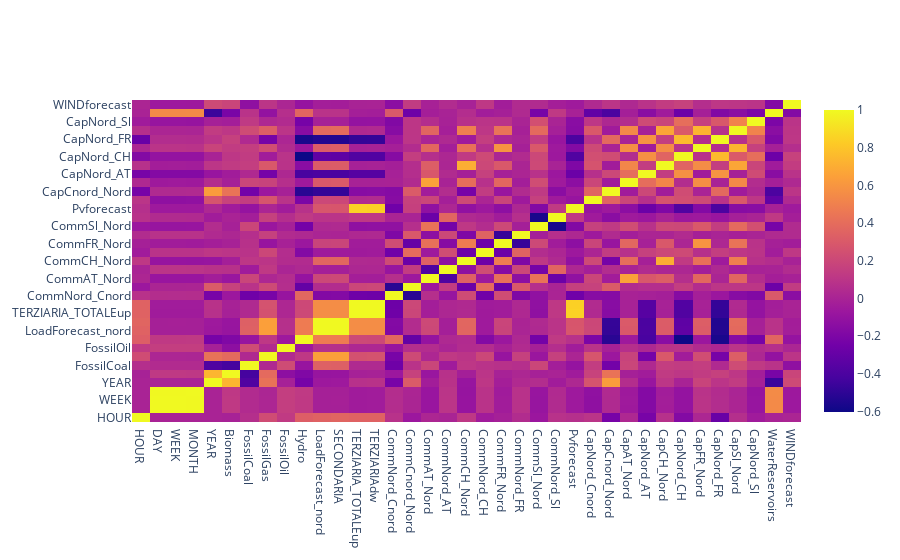

Source (notebook cell):
### Code cell
fig.show()

### Figure 1 — Plotly figure (JSON) as saved in the notebook; plotly's stock layout.template omitted (floating-point values rounded to 4 significant figures; data arrays with more than 128 entries replaced by an {"elided": "..."} marker saying what was removed)
{"data": [{"hoverongaps": false, "type": "heatmap", "x": ["HOUR", "DAY", "WEEK", "MONTH", "YEAR", "Biomass", "FossilCoal", "FossilGas", "FossilOil", "Hydro", "LoadForecast_nord", "SECONDARIA", "TERZIARIA_TOTALEup", "TERZIARIAdw", "CommNord_Cnord", "CommCnord_Nord", "CommAT_Nord", "CommNord_AT", "CommCH_Nord", "CommNord_CH", "CommFR_Nord", "CommNord_FR", "CommSl_Nord", "CommNord_Sl", "Pvforecast", "CapNord_Cnord", "CapCnord_Nord", "CapAT_Nord", "CapNord_AT", "CapCH_Nord", "CapNord_CH", "CapFR_Nord", "CapNord_FR", "CapSl_Nord", "CapNord_Sl", "WaterReservoirs", "WINDforecast"], "y": ["HOUR", "DAY", "WEEK", "MONTH", "YEAR", "Biomass", "FossilCoal", "FossilGas", "FossilOil", "Hydro", "LoadForecast_nord", "SECONDARIA", "TERZIARIA_TOTALEup", "TERZIARIAdw", "CommNord_Cnord", "CommCnord_Nord", "CommAT_Nord", "CommNord_AT", "CommCH_Nord", "CommNord_CH", "CommFR_Nord", "CommNord_FR", "CommSl_Nord", "CommNord_Sl", "Pvforecast", "CapNord_Cnord", "CapCnord_Nord", "CapAT_Nord", "CapNord_AT", "CapCH_Nord", "CapNord_CH", "CapFR_Nord", "CapNord_FR", "CapSl_Nord", "CapNord_Sl", "WaterReservoirs", "WINDforecast"], "z": {"elided": "37x37 float values"}}], "layout": {}}
